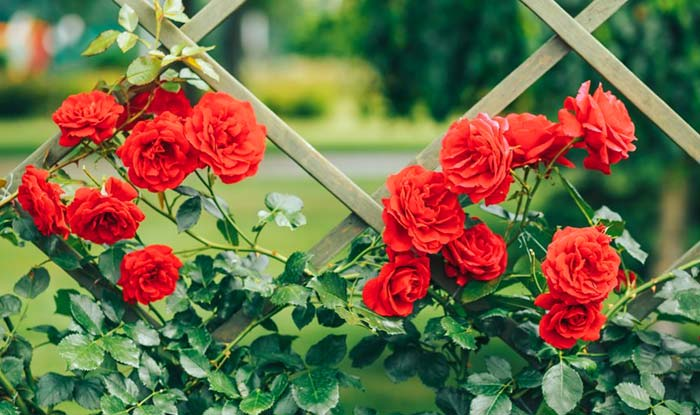
#> input picture input_image.jpg, 700 x 415 px
$ python main.py
#> lines starting #> are read from the running program, lines starting #| are printed output that depends on the picture
import cv2
import numpy as np
from sklearn.cluster import KMeans
import matplotlib.pyplot as plt

# Load the image
image_path = 'input_image.jpg'  # Change this to your actual image filename
image = cv2.imread(image_path)
#> image is the input picture: shape (415, 700, 3); mean B, G, R 71.2, 107.9, 112.6
if image is None:
    print("Failed to load image. Check the path.")
    exit()

# Convert image from BGR (OpenCV) to RGB (for visualization)
image_rgb = cv2.cvtColor(image, cv2.COLOR_BGR2RGB)

# Reshape the image to a 2D array of pixels
pixels = image_rgb.reshape((-1, 3))

# Ask user for number of clusters
k = int(input("Enter number of color clusters (e.g., 3 or 5): "))
#> the answer given: 3

# Apply KMeans clustering
kmeans = KMeans(n_clusters=k, random_state=42)
kmeans.fit(pixels)

# Get the cluster centers (colors) and labels
colors = np.array(kmeans.cluster_centers_, dtype='uint8')
labels = kmeans.labels_

# Create segmented image (replace each pixel by its cluster center)
segmented_img = colors[labels].reshape(image_rgb.shape)

# Create a bar showing the dominant colors
def create_color_bar(colors):
    bar_height = 50
    bar = np.zeros((bar_height, len(colors) * 50, 3), dtype='uint8')
    for idx, color in enumerate(colors):
        start_x = idx * 50
        end_x = start_x + 50
        bar[:, start_x:end_x, :] = color
    return bar

color_bar = create_color_bar(colors)

# Display everything
plt.figure(figsize=(12, 6))

plt.subplot(1, 3, 1)
plt.title("Original Image")
plt.imshow(image_rgb)
plt.axis('off')

plt.subplot(1, 3, 2)
plt.title("Segmented Image")
plt.imshow(segmented_img)
plt.axis('off')

plt.subplot(1, 3, 3)
plt.title("Dominant Colors")
plt.imshow(color_bar)
plt.axis('off')

plt.tight_layout()
plt.show()
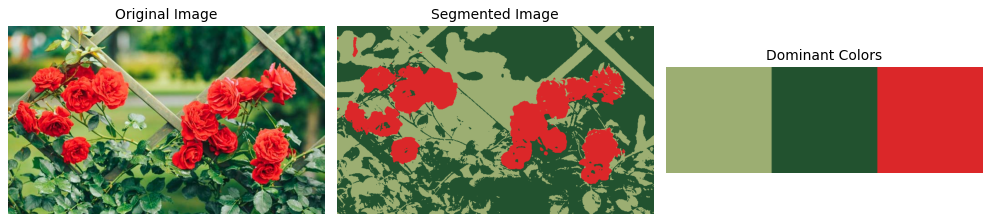
#> figure drawn by matplotlib, 3 panels
